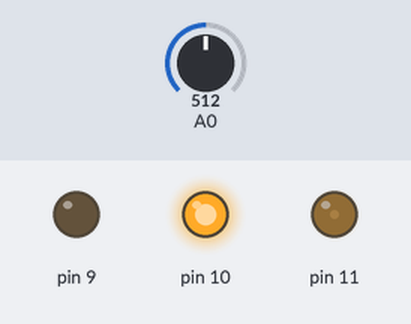
Simulated run of this sketch. Board: Arduino Uno, built with avr-gcc and run on an emulated ATmega328P. On the bench: output pins drawn as LEDs (lit = HIGH). The test bench sets the inputs (shaded band); at power-on: A0 = 512. What the sketch prints to the serial monitor is not drawn.

Above: at 1.2 s.
1.3 s: A0 set to 244
At 1.7 s:
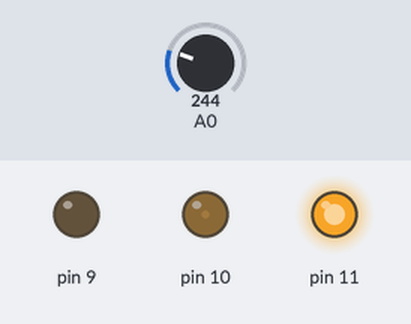
2.8 s: A0 set to 221
At 3.8 s:
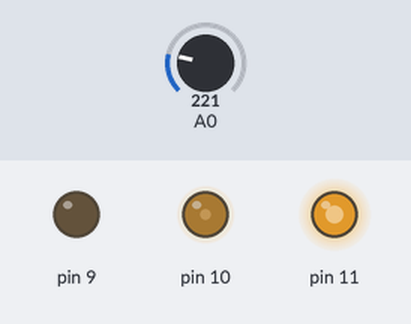
4.3 s: A0 set to 306
At 5.0 s:
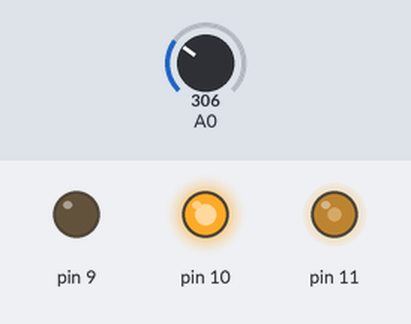
5.8 s: A0 set to 122
At 7.0 s:
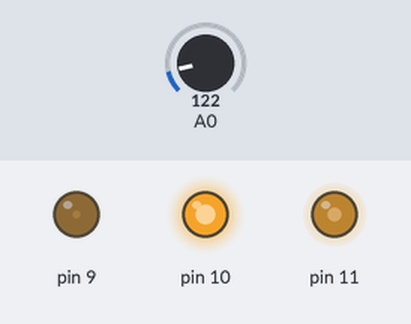
7.3 s: A0 set to 52
At 8.4 s:
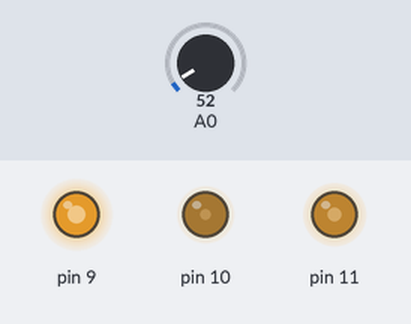
8.8 s: A0 set to 44
At 9.5 s:
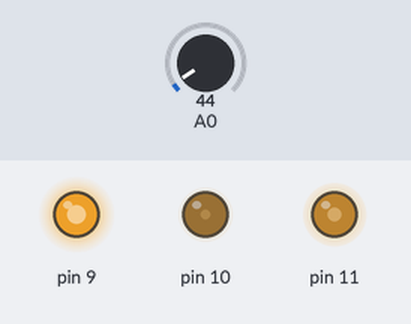
Timing chart, 0 to 11.5 s (numbered marks = the images above; inputs shaded):
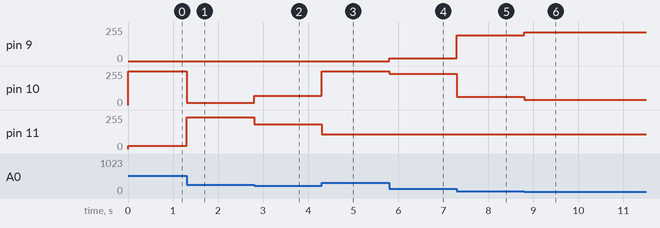

Measured:
- the behaviour switches between 232 and 231 on A0 (found by bisection; images 1 and 2)
- after the input at 1.3 s, pin 10: 255/255 → 17/255 at once; pin 11: 26/255 → 238/255 at once
- after the input at 2.8 s, pin 10: 17/255 → 68/255 at once; pin 11: 238/255 → 187/255 at once
- after the input at 4.3 s, pin 10: 68/255 → 255/255 at once; pin 11: 187/255 → 109/255 at once
- after the input at 5.8 s, pin 9: 0/255 → 20/255 at once; pin 10: 255/255 → 234/255 at once
- after the input at 7.3 s, pin 9: 20/255 → 193/255 at once; pin 10: 234/255 → 61/255 at once
- after the input at 8.8 s, pin 9: 193/255 → 214/255 at once; pin 10: 61/255 → 40/255 at once

The sketch:

test-12_-_Smart_Coaster.ino
```cpp
//#include <Arduino_HTS221.h>


float temp;
int br2;
int br1;
int st = 0;
int Received;

void setup() {
  Serial.begin(9600);
  //while (!Serial);
  pinMode(11, OUTPUT);
  pinMode(10, OUTPUT);
  pinMode(9, OUTPUT);


  /*if (!HTS.begin()) {
    Serial.println("starting HTS failed!");
    while (1);
  }*/


}


void loop() {
      //float temperature = HTS.readTemperature();
      //float humidity    = HTS.readHumidity();
      temp = analogRead(A0);
      temp = ( temp / 1024.0) * 5000;
      temp = temp / 10;
      temp = temp - 13;
      if (temp <= 50) {
        br1 = map(temp, 0, 50, 0, 255);
        br2 = map(temp, 50, 0, 0, 255);
        analogWrite(10, br1);
        analogWrite(9, br2);
      }
      if (temp > 50) {
        br1 = map(temp, 50, 110, 0, 255);
        br2 = map(temp, 110, 50, 0, 255);
        analogWrite(11, br1);
        analogWrite(10, br2);
      }
      Serial.print((int)temp);
      Serial.print(" C");
      Serial.print(" | ");
      /*Serial.print((int)temperature);
      //Serial.print(" C");
      //Serial.print(" | ");
      //Serial.print((int)humidity);
      //Serial.print(" % ");
      Serial.print(" | ");*/
    }
```
